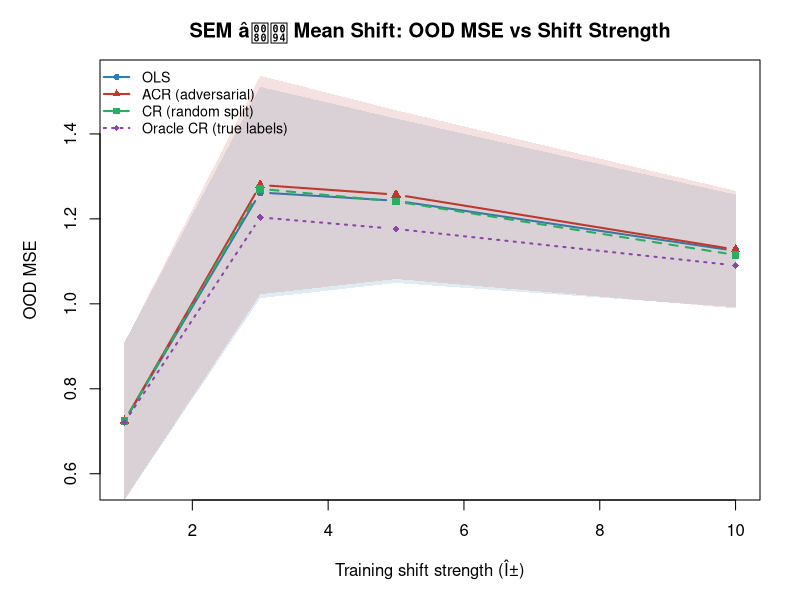
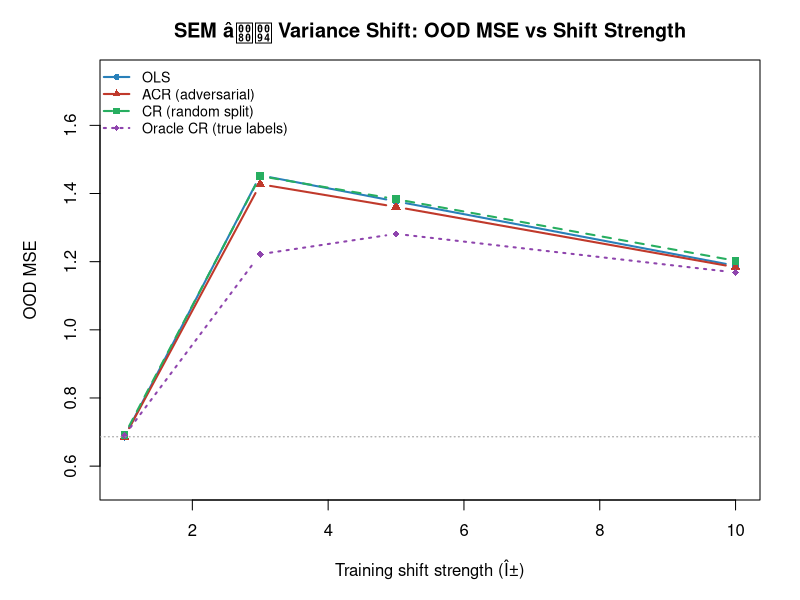
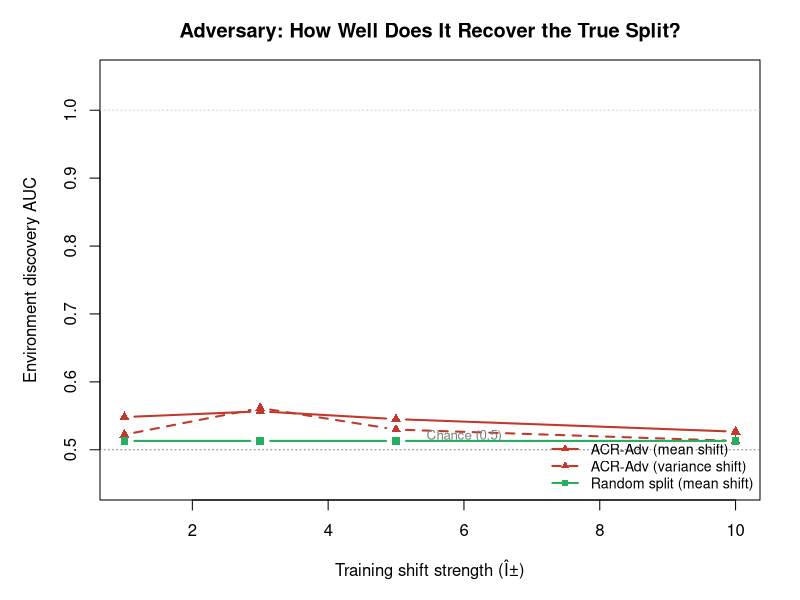
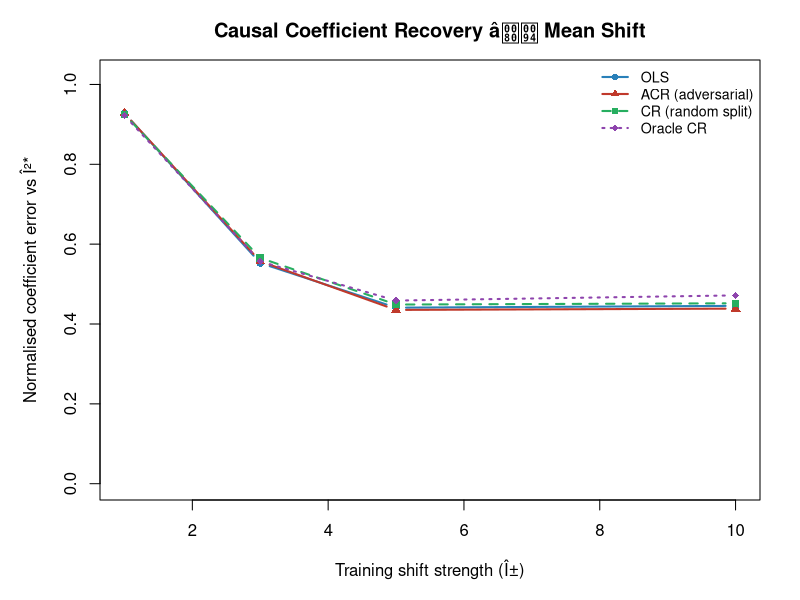

Write R code to recreate these figures, in order. (Note: this script raises an error after producing the figures.)
# ============================================================
# Systematic ACR Experiment
# Adversarial vs Random Split across:
#   - Synthetic SEM (known ground truth, two shift types)
#   - Airquality (every holdout month)
#   - Multiple seeds, multiple shift strengths
#
# Methods compared:
#   OLS         : pooled least squares (gamma = 0)
#   ACR-Adv     : adversarial soft-weight split (our method)
#   CR-Rand     : causal regularisation with fixed random split
#   Oracle-CR   : causal regularisation with true env labels (SEM only)
#
# Metrics:
#   OOD MSE     : mean squared error on held-out test set
#   AUC         : environment discovery AUC vs true labels (SEM only)
#   Coef error  : ||beta_hat / ||beta_hat|| - beta* / ||beta*||||  (SEM only)
# ============================================================

out_dir <- ""

# Closed-form weighted least squares learner
wls_learner <- function(X, y, w, gamma, ridge = 1e-6) {
  n <- nrow(X)
  w  <- pmin(pmax(w, 1e-10), 1 - 1e-10)
  sw  <- sum(w);   snw <- sum(1 - w)
  w1  <- w  / sw            # normalised env-1 weights
  w2  <- (1 - w) / snw      # normalised env-2 weights

  r   <- as.vector(y - X %*% rep(0, ncol(X)))  # init residuals at 0
  # sign of risk gap (we recompute after each beta update; start positive)
  # Use combined weight: v_i = (1+gamma*s)*w1_i + (1-gamma*s)*w2_i
  # We iterate once (one WLS step per adversary step is enough)
  beta <- rep(0, ncol(X))
  for (iter in 1:3) {
    r  <- as.vector(y - X %*% beta)
    R1 <- sum(w1 * r^2);  R2 <- sum(w2 * r^2)
    s  <- sign(R1 - R2)
    v  <- (1 + gamma * s) * w1 + (1 - gamma * s) * w2
    v  <- pmax(v, 0)                        # no negative weights in WLS
    XtV <- t(X * v)                         
    A   <- XtV %*% X + ridge * diag(ncol(X))
    b   <- XtV %*% y
    beta <- as.vector(solve(A, b))
  }
  beta
}

# Adversary: soft sigmoid update
adv_update <- function(X, y, beta) {
  r <- as.vector((y - X %*% beta)^2)
  plogis((r - mean(r)) / (sd(r) + 1e-8))
}

# Full ACR alternating loop (adversarial split)
fit_acr_adv <- function(X, y, gamma, iterations = 30) {
  w    <- rep(0.5, nrow(X))
  beta <- rep(0, ncol(X))
  for (i in seq_len(iterations)) {
    beta <- wls_learner(X, y, w, gamma)
    w    <- adv_update(X, y, beta)
  }
  list(beta = beta, w = w)
}

# CR with fixed split (random or oracle)
fit_cr_fixed <- function(X, y, gamma, w_fixed) {
  # w_fixed: binary or soft weights (fixed, not updated)
  wls_learner(X, y, w_fixed, gamma)
}

# Cross-validate gamma on training set
cv_gamma <- function(X, y, gamma_grid, K = 5, method = "adv", w_oracle = NULL,
                     seed = 1, iterations = 30) {
  set.seed(seed)
  n     <- nrow(X)
  folds <- sample(rep(seq_len(K), length.out = n))
  scores <- sapply(gamma_grid, function(g) {
    fold_mse <- sapply(seq_len(K), function(k) {
      tr <- folds != k;  va <- folds == k
      Xtr <- X[tr, , drop = FALSE];  ytr <- y[tr]
      Xva <- X[va, , drop = FALSE];  yva <- y[va]
      if (method == "adv") {
        beta <- fit_acr_adv(Xtr, ytr, g, iterations)$beta
      } else if (method == "rand") {
        set.seed(seed + k)
        wf <- as.numeric(sample(c(0, 1), sum(tr), replace = TRUE))
        beta <- fit_cr_fixed(Xtr, ytr, g, wf)
      } else if (method == "oracle" && !is.null(w_oracle)) {
        beta <- fit_cr_fixed(Xtr, ytr, g, w_oracle[tr])
      } else {
        beta <- fit_cr_fixed(Xtr, ytr, 0, rep(0.5, sum(tr)))
      }
      mean((yva - Xva %*% beta)^2)
    })
    mean(fold_mse)
  })
  gamma_grid[which.min(scores)]
}

# AUC between soft weights and true binary env labels
compute_auc <- function(w, true_env) {
  label <- as.integer(true_env == 2)  # env2 = 1, env1 = 0
  n1 <- sum(label == 1);  n0 <- sum(label == 0)
  if (n1 == 0 || n0 == 0) return(0.5)
  auc <- (sum(rank(w)[label == 1]) - n1 * (n1 + 1) / 2) / (n1 * n0)
  max(auc, 1 - auc)   # always report >= 0.5
}

# Normalised coefficient error vs true beta*
coef_error <- function(beta_hat, beta_true) {
  bh <- beta_hat  / (sqrt(sum(beta_hat^2))  + 1e-10)
  bt <- beta_true / (sqrt(sum(beta_true^2)) + 1e-10)
  sqrt(sum((bh - bt)^2))
}

# ============================================================
# 1. SEM DATASET
# ============================================================
# Structure (6 variables):
#   X1          = e1                    (exogenous)
#   X2          = X1 + e2               (causal parent of Y)
#   X3          = X1 + X2 + e3          (causal parent of Y)
#   Y           = X2 + X3 + eY          (response; beta* = (0,1,1,0,0,0))
#   X4          = Y + A4^(e) + e4        (child, shifted)
#   X5          = Y + A5^(e) + e5        (child, shifted)
#   X6          = X5 + e6               (grandchild)
#
# Shift:  mean   -> A^(2) ~ N(alpha, 1)
#         variance -> A^(2) ~ N(0, alpha)
#
# Train: env1 (n=250) + env2-train (n=250) = 500 observations
# Test:  env2 at test-shift alpha_test = 1.5 * alpha  (harder)

gen_sem <- function(n_per_env, alpha_train, alpha_test,
                    shift_type = "mean", seed = 1) {
  set.seed(seed)
  n_train <- 2 * n_per_env

  # --- training data ---
  env_tr <- rep(c(1L, 2L), each = n_per_env)
  X1 <- rnorm(n_train);  X2 <- X1 + rnorm(n_train);  X3 <- X1 + X2 + rnorm(n_train)
  Y  <- X2 + X3 + rnorm(n_train)

  if (shift_type == "mean") {
    A4 <- ifelse(env_tr == 1, rnorm(n_train, 0, 1), rnorm(n_train, alpha_train, 1))
    A5 <- ifelse(env_tr == 1, rnorm(n_train, 0, 1), rnorm(n_train, alpha_train, 1))
  } else {
    sd2 <- max(alpha_train, 0.1)
    A4  <- ifelse(env_tr == 1, rnorm(n_train, 0, 1), rnorm(n_train, 0, sd2))
    A5  <- ifelse(env_tr == 1, rnorm(n_train, 0, 1), rnorm(n_train, 0, sd2))
  }
  X4 <- Y + A4 + rnorm(n_train, 0, 0.5)
  X5 <- Y + A5 + rnorm(n_train, 0, 0.5)
  X6 <- X5 + rnorm(n_train, 0, 0.5)

  X_tr_raw <- cbind(X1, X2, X3, X4, X5, X6)

  # --- test data (stronger shift, env2 only) ---
  n_test <- n_per_env
  X1t <- rnorm(n_test);  X2t <- X1t + rnorm(n_test);  X3t <- X1t + X2t + rnorm(n_test)
  Yt  <- X2t + X3t + rnorm(n_test)

  if (shift_type == "mean") {
    A4t <- rnorm(n_test, alpha_test, 1);  A5t <- rnorm(n_test, alpha_test, 1)
  } else {
    sd2t <- max(alpha_test, 0.1)
    A4t  <- rnorm(n_test, 0, sd2t);  A5t <- rnorm(n_test, 0, sd2t)
  }
  X4t <- Yt + A4t + rnorm(n_test, 0, 0.5)
  X5t <- Yt + A5t + rnorm(n_test, 0, 0.5)
  X6t <- X5t + rnorm(n_test, 0, 0.5)
  X_te_raw <- cbind(X1t, X2t, X3t, X4t, X5t, X6t)

  # standardise using training means/sds
  mu  <- colMeans(X_tr_raw);  sg <- apply(X_tr_raw, 2, sd)
  X_tr <- scale(X_tr_raw, center = mu, scale = sg)
  X_te <- scale(X_te_raw, center = mu, scale = sg)

  list(X_tr = X_tr, y_tr = Y, env_tr = env_tr,
       X_te = X_te, y_te = Yt)
}

# Parameters
alpha_grid_sem  <- c(1, 3, 5, 10)
gamma_grid      <- c(0.5, 1, 2, 5, 10, 20)
seeds           <- 1:10
shift_types     <- c("mean", "variance")
n_per_env       <- 250
beta_true       <- c(0, 1, 1, 0, 0, 0)

# Results storage
sem_rows <- expand.grid(alpha = alpha_grid_sem, seed = seeds,
                        shift_type = shift_types, stringsAsFactors = FALSE)
metrics  <- c("ols_mse", "acr_adv_mse", "cr_rand_mse", "oracle_cr_mse",
              "acr_adv_auc", "cr_rand_auc", "oracle_auc",
              "ols_coef_err", "acr_adv_coef_err", "cr_rand_coef_err",
              "oracle_coef_err",
              "acr_adv_gamma", "cr_rand_gamma", "oracle_gamma")
sem_results <- cbind(sem_rows,
                     as.data.frame(matrix(NA_real_, nrow(sem_rows), length(metrics),
                                          dimnames = list(NULL, metrics))))

cat("=== Running SEM experiments (",nrow(sem_rows)," scenarios) ===\n",sep="")
pb <- txtProgressBar(min=0, max=nrow(sem_rows), style=3)

for (i in seq_len(nrow(sem_rows))) {
  al  <- sem_results$alpha[i]
  sid <- sem_results$seed[i]
  sht <- sem_results$shift_type[i]

  dat <- gen_sem(n_per_env, alpha_train = al, alpha_test = al * 1.5,
                 shift_type = sht, seed = sid)
  Xtr <- dat$X_tr;  ytr <- dat$y_tr;  env_tr <- dat$env_tr
  Xte <- dat$X_te;  yte <- dat$y_te

  # Oracle weights: env1 -> w=1, env2 -> w=0
  w_oracle <- as.numeric(env_tr == 1)
  # Random weights: 50/50 random binary
  set.seed(sid * 100)
  w_rand   <- as.numeric(sample(c(0,1), nrow(Xtr), replace = TRUE))

  # CV for each method
  g_adv    <- cv_gamma(Xtr, ytr, gamma_grid, method = "adv",    seed = sid)
  g_rand   <- cv_gamma(Xtr, ytr, gamma_grid, method = "rand",   seed = sid)
  g_oracle <- cv_gamma(Xtr, ytr, gamma_grid, method = "oracle",
                       w_oracle = w_oracle, seed = sid)

  # Fit models
  ols_beta    <- as.vector(coef(lm(ytr ~ Xtr - 1)))
  fit_adv     <- fit_acr_adv(Xtr, ytr, g_adv)
  beta_rand   <- fit_cr_fixed(Xtr, ytr, g_rand, w_rand)
  beta_oracle <- fit_cr_fixed(Xtr, ytr, g_oracle, w_oracle)

  # OOD MSE
  sem_results$ols_mse[i]       <- mean((yte - Xte %*% ols_beta)^2)
  sem_results$acr_adv_mse[i]  <- mean((yte - Xte %*% fit_adv$beta)^2)
  sem_results$cr_rand_mse[i]  <- mean((yte - Xte %*% beta_rand)^2)
  sem_results$oracle_cr_mse[i]<- mean((yte - Xte %*% beta_oracle)^2)

  # AUC (env discovery)
  sem_results$acr_adv_auc[i]  <- compute_auc(fit_adv$w, env_tr)
  sem_results$cr_rand_auc[i]  <- compute_auc(w_rand,    env_tr)
  sem_results$oracle_auc[i]   <- compute_auc(w_oracle,  env_tr)  # should be ~1

  # Coefficient recovery
  sem_results$ols_coef_err[i]      <- coef_error(ols_beta,     beta_true)
  sem_results$acr_adv_coef_err[i]  <- coef_error(fit_adv$beta, beta_true)
  sem_results$cr_rand_coef_err[i]  <- coef_error(beta_rand,    beta_true)
  sem_results$oracle_coef_err[i]   <- coef_error(beta_oracle,  beta_true)

  sem_results$acr_adv_gamma[i] <- g_adv
  sem_results$cr_rand_gamma[i] <- g_rand
  sem_results$oracle_gamma[i]  <- g_oracle

  setTxtProgressBar(pb, i)
}
close(pb)

# ============================================================
# 2. AIRQUALITY EXPERIMENT â every holdout month, 10 seeds
# ============================================================

cat("\n=== Running airquality experiments ===\n")

data(airquality)
aq            <- na.omit(airquality)
aq$logOzone   <- log(aq$Ozone)
pred_vars     <- c("Solar.R","Wind","Temp")
aq[pred_vars] <- scale(aq[pred_vars])

holdout_months <- 5:9
aq_rows        <- expand.grid(holdout_month = holdout_months, seed = seeds,
                               stringsAsFactors = FALSE)
aq_metrics     <- c("ols_mse","acr_adv_mse","cr_rand_mse",
                    "acr_adv_auc", "cr_rand_auc",
                    "n_train","n_test",
                    "acr_adv_gamma","cr_rand_gamma")
aq_results <- cbind(aq_rows,
                    as.data.frame(matrix(NA_real_, nrow(aq_rows), length(aq_metrics),
                                         dimnames = list(NULL, aq_metrics))))

pb2 <- txtProgressBar(min=0, max=nrow(aq_results), style=3)

for (i in seq_len(nrow(aq_results))) {
  hm  <- aq_results$holdout_month[i]
  sid <- aq_results$seed[i]

  tr_idx <- which(aq$Month != hm)
  te_idx <- which(aq$Month == hm)
  if (length(te_idx) < 5 || length(tr_idx) < 20) {
    setTxtProgressBar(pb2, i); next
  }

  Xtr <- as.matrix(aq[tr_idx, pred_vars]);  ytr <- aq$logOzone[tr_idx]
  Xte <- as.matrix(aq[te_idx, pred_vars]);  yte <- aq$logOzone[te_idx]

  set.seed(sid * 100)
  w_rand <- as.numeric(sample(c(0,1), nrow(Xtr), replace = TRUE))

  g_adv  <- cv_gamma(Xtr, ytr, gamma_grid, method = "adv",  seed = sid)
  g_rand <- cv_gamma(Xtr, ytr, gamma_grid, method = "rand", seed = sid)

  ols_beta  <- as.vector(coef(lm(ytr ~ Xtr - 1)))
  fit_adv   <- fit_acr_adv(Xtr, ytr, g_adv)
  beta_rand <- fit_cr_fixed(Xtr, ytr, g_rand, w_rand)

  aq_results$ols_mse[i]      <- mean((yte - Xte %*% ols_beta)^2)
  aq_results$acr_adv_mse[i] <- mean((yte - Xte %*% fit_adv$beta)^2)
  aq_results$cr_rand_mse[i] <- mean((yte - Xte %*% beta_rand)^2)

  # AUC vs month (proxy for environment label)
  # treat holdout month as env2, others as env1
  month_label <- ifelse(aq$Month[tr_idx] == hm, 2L, 1L)  # all train = non-hm, so all 1
  # Use majority month as env2 proxy instead:
  # Within training, the month most different from median month = env2
  med_month   <- median(aq$Month[tr_idx])
  env_proxy   <- ifelse(aq$Month[tr_idx] > med_month, 2L, 1L)
  aq_results$acr_adv_auc[i] <- compute_auc(fit_adv$w, env_proxy)
  aq_results$cr_rand_auc[i] <- compute_auc(w_rand,    env_proxy)

  aq_results$n_train[i]        <- nrow(Xtr)
  aq_results$n_test[i]         <- nrow(Xte)
  aq_results$acr_adv_gamma[i] <- g_adv
  aq_results$cr_rand_gamma[i] <- g_rand

  setTxtProgressBar(pb2, i)
}
close(pb2)

# ============================================================
# 3. SUMMARY TABLES
# ============================================================

cat("\n\n============================================================\n")
cat("SEM RESULTS â MEAN SHIFT (averaged over 10 seeds)\n")
cat("============================================================\n")
d  <- subset(sem_results, shift_type == "mean")
ag <- aggregate(cbind(ols_mse, acr_adv_mse, cr_rand_mse, oracle_cr_mse,
                      acr_adv_auc, cr_rand_auc,
                      ols_coef_err, acr_adv_coef_err, cr_rand_coef_err,
                      oracle_coef_err) ~ alpha, data = d, FUN = mean)
print(round(ag, 3))

cat("\n============================================================\n")
cat("SEM RESULTS â VARIANCE SHIFT (averaged over 10 seeds)\n")
cat("============================================================\n")
d  <- subset(sem_results, shift_type == "variance")
ag <- aggregate(cbind(ols_mse, acr_adv_mse, cr_rand_mse, oracle_cr_mse,
                      acr_adv_auc, cr_rand_auc) ~ alpha, data = d, FUN = mean)
print(round(ag, 3))

cat("\n============================================================\n")
cat("AIRQUALITY RESULTS BY HOLDOUT MONTH (averaged over 10 seeds)\n")
cat("============================================================\n")
ag_aq <- aggregate(cbind(ols_mse, acr_adv_mse, cr_rand_mse) ~ holdout_month,
                   data = aq_results, FUN = mean, na.rm = TRUE)
ag_aq$adv_vs_ols  <- round((ag_aq$acr_adv_mse  - ag_aq$ols_mse) / ag_aq$ols_mse * 100, 1)
ag_aq$rand_vs_ols <- round((ag_aq$cr_rand_mse  - ag_aq$ols_mse) / ag_aq$ols_mse * 100, 1)
ag_aq$adv_vs_rand <- round((ag_aq$acr_adv_mse  - ag_aq$cr_rand_mse) / ag_aq$cr_rand_mse * 100, 1)
month_names        <- c("5"="May","6"="Jun","7"="Jul","8"="Aug","9"="Sep")
ag_aq$month        <- month_names[as.character(ag_aq$holdout_month)]
num_cols <- c("ols_mse","acr_adv_mse","cr_rand_mse","adv_vs_ols","rand_vs_ols","adv_vs_rand")
out_tbl  <- ag_aq[, c("month", num_cols)]
out_tbl[num_cols] <- round(out_tbl[num_cols], 3)
print(out_tbl)

# ============================================================
# 4. PLOTS
# ============================================================

col_ols    <- "#2980B9"
col_adv    <- "#C0392B"
col_rand   <- "#27AE60"
col_oracle <- "#8E44AD"

make_ci_band <- function(x_vals, y_vals, y_sd, col, alpha = 0.15) {
  polygon(c(x_vals, rev(x_vals)),
          c(y_vals + y_sd, rev(y_vals - y_sd)),
          col = adjustcolor(col, alpha.f = alpha), border = NA)
}

# --- Plot 1: SEM OOD MSE vs alpha â MEAN SHIFT ---
pdf(paste0(out_dir,"6-sem_ood_mse_mean.pdf"), width=8, height=5)
par(mar=c(5,5,3,2))
d   <- subset(sem_results, shift_type=="mean")
ag  <- aggregate(cbind(ols_mse,acr_adv_mse,cr_rand_mse,oracle_cr_mse) ~ alpha, d, mean)
agsd<- aggregate(cbind(ols_mse,acr_adv_mse,cr_rand_mse,oracle_cr_mse) ~ alpha, d, sd)

ylim <- range(ag[,-1]) * c(0.8, 1.2)
plot(ag$alpha, ag$ols_mse, type="b", pch=16, col=col_ols, lwd=2,
     ylim=ylim, xlab="Training shift strength (Î±)",
     ylab="OOD MSE", main="SEM â Mean Shift: OOD MSE vs Shift Strength")
make_ci_band(ag$alpha, ag$ols_mse, agsd$ols_mse, col_ols)
lines(ag$alpha, ag$acr_adv_mse,  type="b", pch=17, col=col_adv,    lwd=2)
make_ci_band(ag$alpha, ag$acr_adv_mse,  agsd$acr_adv_mse,  col_adv)
lines(ag$alpha, ag$cr_rand_mse,  type="b", pch=15, col=col_rand,   lwd=2, lty=2)
lines(ag$alpha, ag$oracle_cr_mse,type="b", pch=18, col=col_oracle, lwd=2, lty=3)
legend("topleft",
       legend=c("OLS","ACR (adversarial)","CR (random split)","Oracle CR (true labels)"),
       col=c(col_ols,col_adv,col_rand,col_oracle),
       lwd=2, pch=c(16,17,15,18), lty=c(1,1,2,3), bty="n", cex=0.85)
dev.off()

# --- Plot 2: SEM OOD MSE vs alpha â VARIANCE SHIFT ---
pdf(paste0(out_dir,"6-sem_ood_mse_variance.pdf"), width=8, height=5)
par(mar=c(5,5,3,2))
d   <- subset(sem_results, shift_type=="variance")
ag  <- aggregate(cbind(ols_mse,acr_adv_mse,cr_rand_mse,oracle_cr_mse) ~ alpha, d, mean)

ylim <- range(ag[,-1]) * c(0.8, 1.2)
plot(ag$alpha, ag$ols_mse, type="b", pch=16, col=col_ols, lwd=2,
     ylim=ylim, xlab="Training shift strength (Î±)",
     ylab="OOD MSE", main="SEM â Variance Shift: OOD MSE vs Shift Strength")
lines(ag$alpha, ag$acr_adv_mse,  type="b", pch=17, col=col_adv,    lwd=2)
lines(ag$alpha, ag$cr_rand_mse,  type="b", pch=15, col=col_rand,   lwd=2, lty=2)
lines(ag$alpha, ag$oracle_cr_mse,type="b", pch=18, col=col_oracle, lwd=2, lty=3)
abline(h = ag$ols_mse[1], lty=3, col="grey60")
legend("topleft",
       legend=c("OLS","ACR (adversarial)","CR (random split)","Oracle CR (true labels)"),
       col=c(col_ols,col_adv,col_rand,col_oracle),
       lwd=2, pch=c(16,17,15,18), lty=c(1,1,2,3), bty="n", cex=0.85)
dev.off()

# --- Plot 3: Environment discovery AUC vs alpha ---
pdf(paste0(out_dir,"6-sem_auc_vs_alpha.pdf"), width=8, height=5)
par(mar=c(5,5,3,2))
d_m <- subset(sem_results, shift_type=="mean")
d_v <- subset(sem_results, shift_type=="variance")
ag_m <- aggregate(cbind(acr_adv_auc,cr_rand_auc) ~ alpha, d_m, mean)
ag_v <- aggregate(acr_adv_auc ~ alpha, d_v, mean)

plot(ag_m$alpha, ag_m$acr_adv_auc, type="b", pch=17, col=col_adv, lwd=2,
     ylim=c(0.45,1.05), xlab="Training shift strength (Î±)",
     ylab="Environment discovery AUC",
     main="Adversary: How Well Does It Recover the True Split?")
lines(ag_v$alpha, ag_v$acr_adv_auc, type="b", pch=17, col=col_adv, lwd=2, lty=2)
lines(ag_m$alpha, ag_m$cr_rand_auc, type="b", pch=15, col=col_rand, lwd=2)
abline(h=0.5, lty=3, col="grey50"); abline(h=1.0, lty=3, col="grey80")
text(max(ag_m$alpha)*0.6, 0.52, "Chance (0.5)", col="grey50", cex=0.8)
legend("bottomright",
       legend=c("ACR-Adv (mean shift)","ACR-Adv (variance shift)","Random split (mean shift)"),
       col=c(col_adv,col_adv,col_rand), lwd=2,
       pch=c(17,17,15), lty=c(1,2,1), bty="n", cex=0.85)
dev.off()

# --- Plot 4: Coefficient recovery error vs alpha (mean shift) ---
pdf(paste0(out_dir,"6-sem_coef_recovery.pdf"), width=8, height=5)
par(mar=c(5,5,3,2))
d  <- subset(sem_results, shift_type=="mean")
ag <- aggregate(cbind(ols_coef_err,acr_adv_coef_err,cr_rand_coef_err,
                      oracle_coef_err) ~ alpha, d, mean)

ylim <- c(0, max(ag$ols_coef_err)*1.1)
plot(ag$alpha, ag$ols_coef_err, type="b", pch=16, col=col_ols, lwd=2,
     ylim=ylim, xlab="Training shift strength (Î±)",
     ylab="Normalised coefficient error vs Î²*",
     main="Causal Coefficient Recovery â Mean Shift")
lines(ag$alpha, ag$acr_adv_coef_err,  type="b", pch=17, col=col_adv,    lwd=2)
lines(ag$alpha, ag$cr_rand_coef_err,  type="b", pch=15, col=col_rand,   lwd=2, lty=2)
lines(ag$alpha, ag$oracle_coef_err,   type="b", pch=18, col=col_oracle, lwd=2, lty=3)
legend("topright",
       legend=c("OLS","ACR (adversarial)","CR (random split)","Oracle CR"),
       col=c(col_ols,col_adv,col_rand,col_oracle),
       lwd=2, pch=c(16,17,15,18), lty=c(1,1,2,3), bty="n", cex=0.85)
dev.off()

# --- Plot 5: Airquality OOD MSE by holdout month ---
df(paste0(out_dir,"6-aq_mse_by_month.pdf"), width=8, height=5)
par(mar=c(5,5,3,2))
ag_aq  <- aggregate(cbind(ols_mse,acr_adv_mse,cr_rand_mse) ~ holdout_month,
                    aq_results, mean, na.rm=TRUE)
ag_aqsd<- aggregate(cbind(ols_mse,acr_adv_mse,cr_rand_mse) ~ holdout_month,
                    aq_results, sd, na.rm=TRUE)
mnms   <- c("5"="May","6"="Jun","7"="Jul","8"="Aug","9"="Sep")

bp <- barplot(t(as.matrix(ag_aq[, c("ols_mse","acr_adv_mse","cr_rand_mse")])),
              beside=TRUE, names.arg=mnms[as.character(ag_aq$holdout_month)],
              col=c(col_ols,col_adv,col_rand),
              ylab="OOD MSE (log-Ozone)", main="Airquality: OOD MSE by Holdout Month",
              legend.text=c("OLS","ACR (adversarial)","CR (random)"),
              args.legend=list(x="topright", bty="n", cex=0.85))
dev.off()

# --- Plot 6: ACR-Adv vs CR-Rand head-to-head scatter (all experiments) ---
pdf(paste0(out_dir,"6-adv_vs_rand_scatter.pdf"), width=6, height=6)
par(mar=c(5,5,3,2))
x_rand <- c(sem_results$cr_rand_mse[sem_results$shift_type=="mean"],
             aq_results$cr_rand_mse)
x_adv  <- c(sem_results$acr_adv_mse[sem_results$shift_type=="mean"],
             aq_results$acr_adv_mse)
ok     <- !is.na(x_rand) & !is.na(x_adv)
xlim   <- ylim2 <- range(c(x_rand[ok], x_adv[ok]))
plot(x_rand[ok], x_adv[ok], pch=16, col=adjustcolor(col_adv, 0.4),
     xlim=xlim, ylim=ylim2,
     xlab="CR (random split) OOD MSE",
     ylab="ACR (adversarial) OOD MSE",
     main="Head-to-Head: Adversarial vs Random Split")
abline(0, 1, lty=2, col="greya´0", lwd=2)
pct_adv_wins <- mean(x_adv[ok] < x_rand[ok]) * 100
legend("topleft", bty="n", cex=0.9,
       legend=sprintf("Adversarial wins in %.0f%% of scenarios", pct_adv_wins))
dev.off()




save(sem_results, aq_results,
     file=paste0(out_dir,"6-systematic_results.RData"))
cat("\nAll done. Plots and results saved to:\n", out_dir, "\n")
